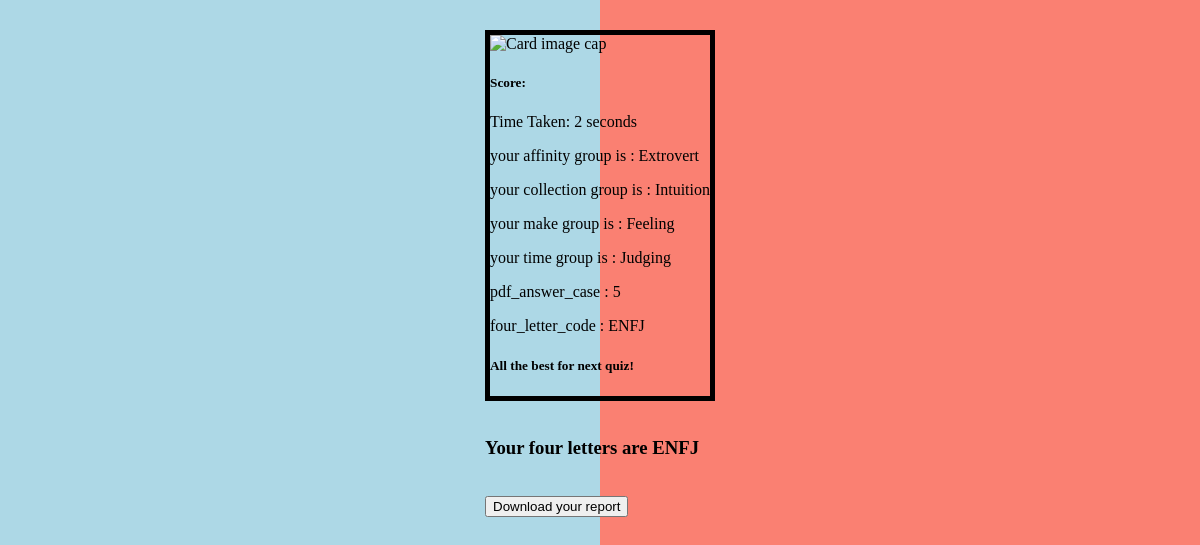
The page /after_survey_arabic on the database as committed earlier.
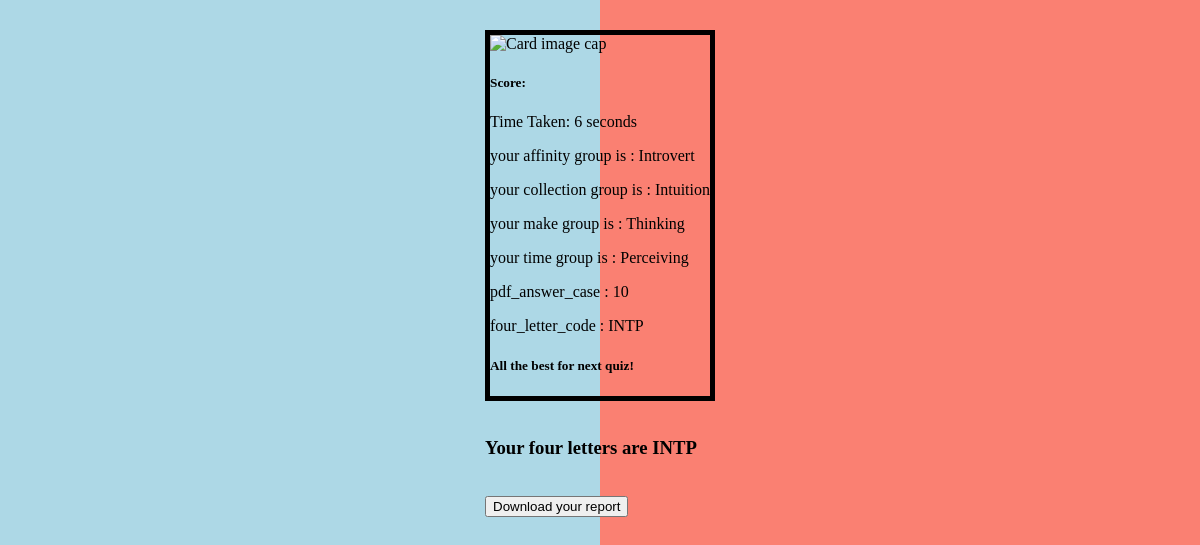
The same page on the database as committed later.
### survery_app/models.py (models this page shows)
class result(models.Model):
    id = models.AutoField(primary_key=True)
    time = models.CharField(max_length=500)
    affinity_1 = models.BigIntegerField()
    affinity_2 = models.BigIntegerField()
    affinity_result= models.CharField(max_length=500)
    collection_1 = models.BigIntegerField()
    collection_2 = models.BigIntegerField()
    collection_result = models.CharField(max_length=500)
    make_1 = models.BigIntegerField()
    make_2 = models.BigIntegerField()
    make_result = models.CharField(max_length=500)
    time_1 = models.BigIntegerField()
    time_2 = models.BigIntegerField()
    time_result = models.CharField(max_length=500)
    pdf_answer_case = models.BigIntegerField()
    user_name = models.CharField(max_length=500)
    user_email = models.CharField(max_length=500)
    user_phone = models.CharField(max_length=500)
    four_letter_code  = models.CharField(max_length=500)
    pdf_free = models.CharField(max_length=500)
    pdf_paid = models.CharField(max_length=500)
    date_and_time_completed = models.CharField(max_length=500)

### survery_app/views.py (the view)
# urls.py: path('after_survey_arabic', views.after_survey_arabic, name='after_survey_arabic'),
def after_survey_arabic(request ):
   if request.method == 'POST':
        return redirect('download_report_page')
   if request.method == 'GET':
    r = result.objects.latest('id')
    four_letter_code = ""
    if r.collection_result[0] == "S":
      four_letter_code = four_letter_code + r.affinity_result[0] + r.collection_result[0] + r.make_result[0] + r.time_result[0]
    if r.collection_result[0] == "I":
        four_letter_code = four_letter_code + r.affinity_result[0] + "N" + r.make_result[0] + r.time_result[0]
    r.four_letter_code = four_letter_code
    r.save()
    pdf_free = ""
    pdf_free = pdf_free + four_letter_code + "_Free.pdf"
    r.pdf_free = pdf_free
    pdf_paid = ""
    pdf_paid = pdf_paid + four_letter_code + "_Full.pdf"
    r.pdf_paid = pdf_paid
    r.save()
    context = {
                'time': r.time,
                'affinity_1': r.affinity_1 ,
                'affinity_2':r.affinity_2,
                'affinity_result':r.affinity_result,
                'collection_1' :r.collection_1,
                'collection_2' :r.collection_2,
                'collection_result':r.collection_result,
                'make_1' :r.make_1,
                'make_2':r.make_2,
                'make_result':r.make_result,
                'time_1':r.time_1,
                'time_2':r.time_2,
                'time_result':r.time_result,
                'pdf_answer_case':r.pdf_answer_case,
                'four_letter_code': four_letter_code
                  }
    return render(request, "after_survey_arabic.html" , context)

### survery_app/templates/after_survey_arabic.html (shortened to what this page needs)
{% load static %}
<link rel="stylesheet" href="{% static 'base.css' %}">
<body>
<div class="container ">
    <div class="card-columns" style="padding: 10px; margin: 20px;">
        <div class="card" align="centre " style="width: align-self: unset;; border:5px black solid">
            <img class="card-img-top" src="http://kmit.in/emagazine/wp-content/uploads/2018/02/karnataka-results.jpg" alt="Card image cap">
            <div class="card-body">
                <h5 class="card-title">Score: {{score}}</h5>
                <p class="card-text">Time Taken: {{time}} seconds</p>
                <p class="card-text"> your affinity group is : {{affinity_result}}</p>
                <p class="card-text"> your collection group is : {{collection_result}}</p>
                <p class="card-text"> your make group is : {{make_result}}</p>
                <p class="card-text"> your time group is : {{time_result}}</p>
                <p class="card-text"> pdf_answer_case : {{pdf_answer_case}}</p>
                <p class="card-text"> four_letter_code : {{four_letter_code}}</p>
                <h5>All the best for next quiz!</h5>
            </div>
        </div>
        <br>
        <form method='post' action=''">
            <h3> Your four letters are {{four_letter_code}} </h3>
            <br>
            <button type="submit" class="btn btn-primary"> Download your report </button>
        </form>
    </div>
</div>
</body>

Rows that differ between the two databases and show on the page:
no longer on this page (row unchanged): result: affinity_result "Extrovert", collection_result "Intuition", make_result "Feeling", time_result "Judging", four_letter_code "ENFJ"
added result: affinity_result "Introvert", collection_result "Intuition", make_result "Thinking", time_result "Perceiving", four_letter_code "INTP"
Other text that changed with them:
{{ time }}: "2" → "6"
{{ pdf_answer_case }}: "5" → "10"
